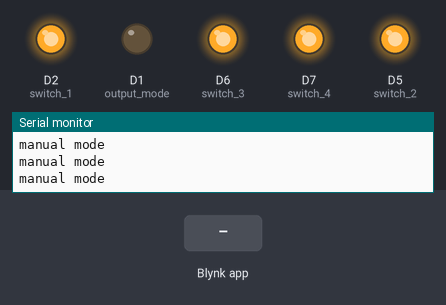
Recording of a sketch running on a simulated ESP8266 (NodeMCU). Parts: output pins drawn as LEDs (lit = HIGH), the last lines printed to the serial monitor. The inputs (shaded band) are chosen by the test bench. WiFi joins after 1.5 s; servers stay silent unless stated.

Above: at 3.0 s.
3.1 s: Blynk app writes 1 to V0
5.1 s: Blynk app writes 1 to V1
At 6.0 s:
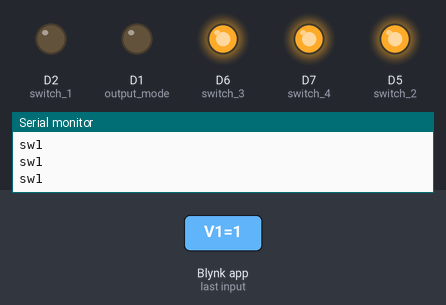
6.6 s: Blynk app writes 1 to V4
At 7.6 s:
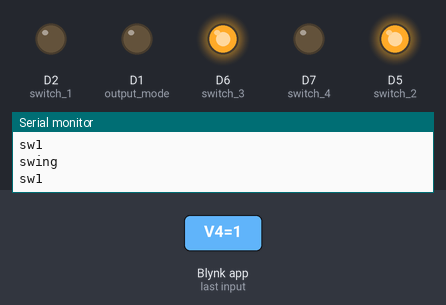
8.1 s: Blynk app writes 0 to V1
At 8.8 s:
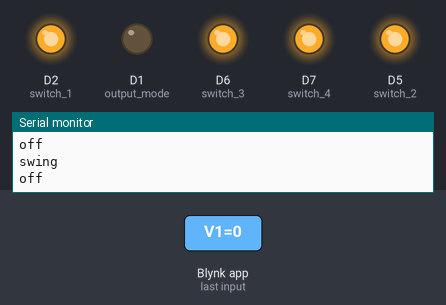
9.6 s: Blynk app writes 1 to V2
At 10.6 s:
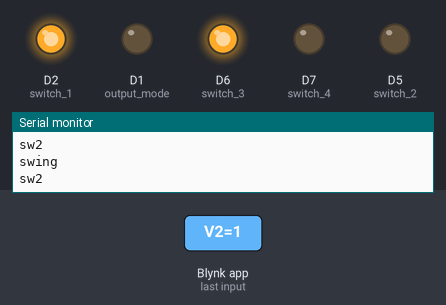
11.1 s: Blynk app writes 0 to V4
At 12.2 s:
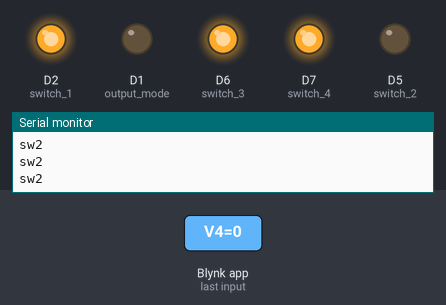
Timing chart, 0 to 13.6 s (numbered marks = the images above; inputs shaded):
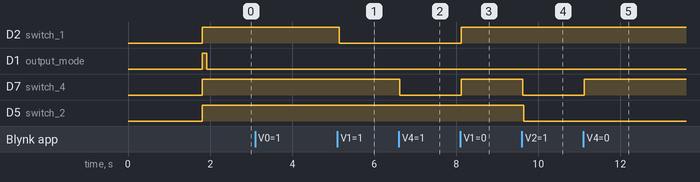

The sketch:

blynk_fan_control.ino
```cpp
#define BLYNK_PRINT Serial
#include <ESP8266WiFi.h>
#include <BlynkSimpleEsp8266.h>

//char auth[] = "83b7d0b48b384520a16a2daaf68ddc6d";
char auth[] = "uMXrGhL2Gte5mVjXVGKWsjrqQnzWH3je";

char ssid[] = "vivo v15 pro";
char pass[] = "123456789";
//char host[] = "blynk.honey.co.th";

const int output_mode = D1;
const int switch_1 = D2;
const int switch_2 = D5;
const int switch_3 = D6;
const int switch_4 = D7;

int mode_switch;
int switch_1_read;
int switch_2_read;
int switch_3_read;
int switch_swing;

BlynkTimer timer;

void setup() {
  Serial.begin(9600);
  Blynk.begin(auth, ssid, pass);
  //  Blynk.begin(auth , ssid , pass , host , 8080);
  pinMode(output_mode , OUTPUT);
  pinMode(switch_1 , OUTPUT);
  pinMode(switch_2 , OUTPUT);
  pinMode(switch_3 , OUTPUT);
  pinMode(switch_4 , OUTPUT);
  digitalWrite(output_mode , 1);
  digitalWrite(switch_1 , 1);
  digitalWrite(switch_2 , 1);
  digitalWrite(switch_3 , 1);
  digitalWrite(switch_4 , 1);
  timer.setInterval(100L, sendUptime);
}

BLYNK_WRITE(V1) {
  switch_1_read = param.asInt();
}
BLYNK_WRITE(V2) {
  switch_2_read = param.asInt();
}
BLYNK_WRITE(V3) {
  switch_3_read = param.asInt();
}
BLYNK_WRITE(V4) {
  switch_swing = param.asInt();
}
BLYNK_WRITE(V0) {
  mode_switch = param.asInt();
}


void sendUptime() {
  if (mode_switch == 1) {
    digitalWrite(output_mode , 0);
    delay(20);
    if (switch_swing == 1) {
      Serial.println("swing");
      digitalWrite(switch_4 , 0);
    }
    else {
      digitalWrite(switch_4 , 1);
    }

    if (switch_1_read == 1) {
      Serial.println("sw1");
      digitalWrite(switch_2 , 1);
      digitalWrite(switch_3 , 1);
      delay(20);
      digitalWrite(switch_1 , 0);
    }
    else if (switch_2_read == 1) {
      Serial.println("sw2");
      digitalWrite(switch_1 , 1);
      digitalWrite(switch_3 , 1);
      delay(20);
      digitalWrite(switch_2 , 0);
    }
    else if (switch_3_read == 1) {
      Serial.println("sw3");
      digitalWrite(switch_1 , 1);
      digitalWrite(switch_2 , 1);
      delay(20);
      digitalWrite(switch_3 , 0);
    }
    else {
      Serial.println("off");
      digitalWrite(switch_1 , 1);
      digitalWrite(switch_2 , 1);
      digitalWrite(switch_3 , 1);
      digitalWrite(switch_4 , 1);
    }
  }
  else {
    Serial.println("manual mode");
    digitalWrite(switch_1 , 1);
    digitalWrite(switch_2 , 1);
    digitalWrite(switch_3 , 1);
    digitalWrite(switch_4 , 1);

    delay(20);
    digitalWrite(output_mode , 0);
  }
}


void loop() {
  Blynk.run();
  timer.run();
}
```

Measured:
- after the input at 5.1 s, D2 (switch_1): HIGH → LOW at once
- after the input at 6.6 s, D7 (switch_4): HIGH → LOW at once
- after the input at 8.1 s, D2 (switch_1), D7 (switch_4): LOW → HIGH at once
- after the input at 9.6 s, D7 (switch_4), D5 (switch_2): HIGH → LOW at once
- after the input at 11.1 s, D7 (switch_4): LOW → HIGH at once
